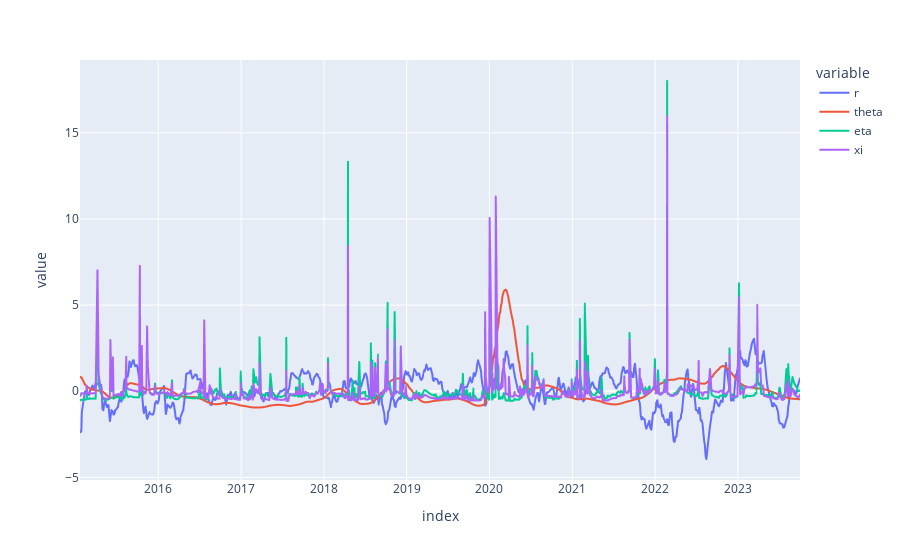

Here is the notebook cell this chart was saved with:
### Code cell
all_parameters = pd.DataFrame.from_dict(all_parameters, orient="index").sort_index()
all_parameters = (all_parameters - all_parameters.mean()) / all_parameters.std()
px.line(all_parameters)

### Figure 1 — Plotly figure (JSON) as saved in the notebook; plotly's stock layout.template omitted (floating-point values rounded to 4 significant figures; data arrays with more than 128 entries replaced by an {"elided": "..."} marker saying what was removed)
{"data": [{"hovertemplate": "variable=r<br>index=%{x}<br>value=%{y}<extra></extra>", "legendgroup": "r", "line": {"color": "#636efa", "dash": "solid"}, "marker": {"symbol": "circle"}, "mode": "lines", "name": "r", "showlegend": true, "type": "scattergl", "x": {"elided": "1000 str values"}, "xaxis": "x", "y": {"elided": "1000 float values"}, "yaxis": "y"}, {"hovertemplate": "variable=theta<br>index=%{x}<br>value=%{y}<extra></extra>", "legendgroup": "theta", "line": {"color": "#EF553B", "dash": "solid"}, "marker": {"symbol": "circle"}, "mode": "lines", "name": "theta", "showlegend": true, "type": "scattergl", "x": {"elided": "1000 str values"}, "xaxis": "x", "y": {"elided": "1000 float values"}, "yaxis": "y"}, {"hovertemplate": "variable=eta<br>index=%{x}<br>value=%{y}<extra></extra>", "legendgroup": "eta", "line": {"color": "#00cc96", "dash": "solid"}, "marker": {"symbol": "circle"}, "mode": "lines", "name": "eta", "showlegend": true, "type": "scattergl", "x": {"elided": "1000 str values"}, "xaxis": "x", "y": {"elided": "1000 float values"}, "yaxis": "y"}, {"hovertemplate": "variable=xi<br>index=%{x}<br>value=%{y}<extra></extra>", "legendgroup": "xi", "line": {"color": "#ab63fa", "dash": "solid"}, "marker": {"symbol": "circle"}, "mode": "lines", "name": "xi", "showlegend": true, "type": "scattergl", "x": {"elided": "1000 str values"}, "xaxis": "x", "y": {"elided": "1000 float values"}, "yaxis": "y"}], "layout": {"legend": {"title": {"text": "variable"}, "tracegroupgap": 0}, "margin": {"t": 60}, "xaxis": {"anchor": "y", "domain": [0, 1], "title": {"text": "index"}}, "yaxis": {"anchor": "x", "domain": [0, 1], "title": {"text": "value"}}}}
